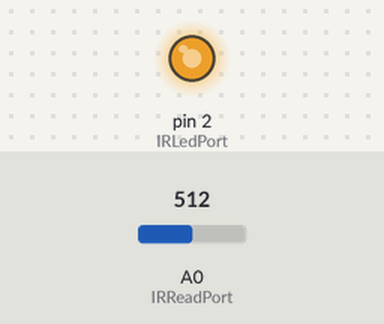
Simulated run of this sketch. Board: Arduino Uno, built with avr-gcc and run on an emulated ATmega328P. On the bench: output pins drawn as LEDs (lit = HIGH). The test bench sets the inputs (shaded band); at power-on: A0 (IRReadPort) = 512. What the sketch prints to the serial monitor is not drawn.

Above: at 0.9 s.
1.3 s: A0 (IRReadPort) set to 122
4.3 s: A0 (IRReadPort) set to 0
Timing chart, 0 to 13.3 s (numbered marks = the images above; inputs shaded):
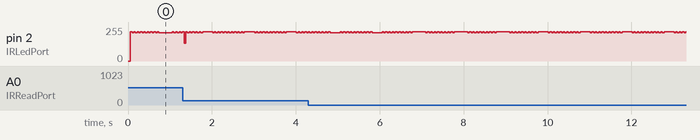

The sketch:

proximity_sensor.ino
```cpp
int IRLedPort = 2; // digital led out
int IRReadPort = A0; //analog led in
int PRECISION = 5; // precision of reading

void setup(){
  Serial.begin(9600);
  pinMode(IRLedPort, OUTPUT);
  digitalWrite(IRLedPort, LOW);

  pinMode(IRReadPort, INPUT);
}

void loop(){
  int dist = readDistance();
  //int dist = analogRead(IRReadPort);
  //delay(500);
  graphPrint(dist);
}

int readDistance(){
  int values[PRECISION];
  int ambient = 0;
  int sensor = 0;

  for(int i = 0; i < PRECISION; i++){
    switchIR(0);
    delay(1);
    ambient = analogRead(IRReadPort);
    switchIR(1);
    delay(5);
    sensor = analogRead(IRReadPort);
    delay(1);
    switchIR(0);
    values[i] = ambient - sensor;
  }

  int d = 0;
  for(int i = 0; i < PRECISION; i++)
    d += values[i];

  return (d/PRECISION);
}

void switchIR(int stat){
  if(stat)
    digitalWrite(IRLedPort, HIGH);
  else
    digitalWrite(IRLedPort, LOW);
}

void graphPrint(int n){
  for(int i = 0; i < n; i++)
    Serial.write('|');
  Serial.write('\n');
}
```
